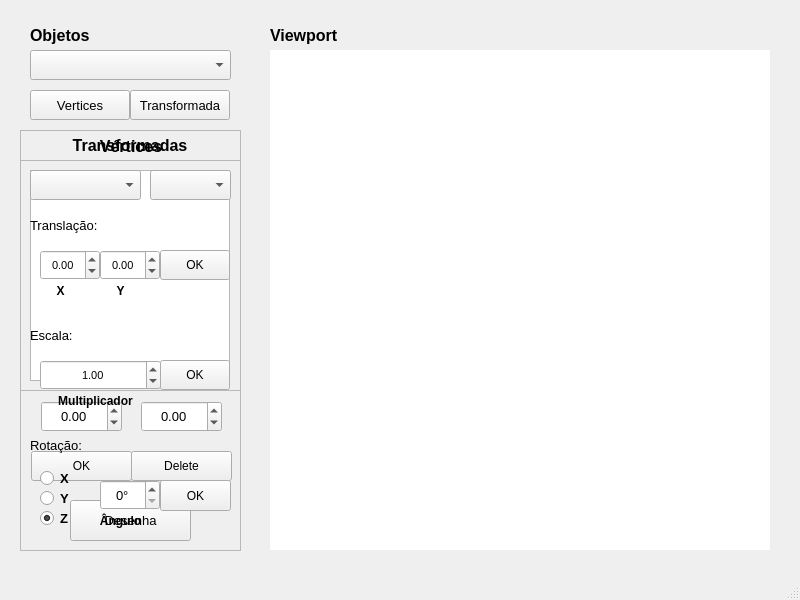
<?xml version="1.0" encoding="UTF-8"?>
<ui version="4.0">
 <class>MainWindow</class>
 <widget class="QMainWindow" name="MainWindow">
  <property name="enabled">
   <bool>true</bool>
  </property>
  <property name="geometry">
   <rect>
    <x>0</x>
    <y>0</y>
    <width>800</width>
    <height>600</height>
   </rect>
  </property>
  <property name="windowTitle">
   <string>Computação Gráfica</string>
  </property>
  <widget class="QWidget" name="centralwidget">
   <widget class="QLabel" name="labelObjetos">
    <property name="geometry">
     <rect>
      <x>30</x>
      <y>20</y>
      <width>200</width>
      <height>30</height>
     </rect>
    </property>
    <property name="font">
     <font>
      <pointsize>12</pointsize>
      <weight>75</weight>
      <bold>true</bold>
     </font>
    </property>
    <property name="text">
     <string>Objetos</string>
    </property>
   </widget>
   <widget class="QComboBox" name="comboObj">
    <property name="geometry">
     <rect>
      <x>30</x>
      <y>50</y>
      <width>201</width>
      <height>30</height>
     </rect>
    </property>
   </widget>
   <widget class="QLabel" name="labelViewPort">
    <property name="geometry">
     <rect>
      <x>270</x>
      <y>20</y>
      <width>200</width>
      <height>30</height>
     </rect>
    </property>
    <property name="font">
     <font>
      <pointsize>12</pointsize>
      <weight>75</weight>
      <bold>true</bold>
     </font>
    </property>
    <property name="text">
     <string>Viewport</string>
    </property>
   </widget>
   <widget class="QPushButton" name="botaoVertices">
    <property name="geometry">
     <rect>
      <x>30</x>
      <y>90</y>
      <width>100</width>
      <height>30</height>
     </rect>
    </property>
    <property name="font">
     <font>
      <pointsize>10</pointsize>
     </font>
    </property>
    <property name="text">
     <string>Vertices</string>
    </property>
   </widget>
   <widget class="QPushButton" name="botaoTransf">
    <property name="geometry">
     <rect>
      <x>130</x>
      <y>90</y>
      <width>100</width>
      <height>30</height>
     </rect>
    </property>
    <property name="font">
     <font>
      <pointsize>10</pointsize>
     </font>
    </property>
    <property name="text">
     <string>Transformada</string>
    </property>
   </widget>
   <widget class="QFrame" name="frameVert">
    <property name="geometry">
     <rect>
      <x>20</x>
      <y>130</y>
      <width>221</width>
      <height>421</height>
     </rect>
    </property>
    <property name="styleSheet">
     <string notr="true"/>
    </property>
    <property name="frameShape">
     <enum>QFrame::StyledPanel</enum>
    </property>
    <property name="frameShadow">
     <enum>QFrame::Raised</enum>
    </property>
    <widget class="QFrame" name="framePon">
     <property name="geometry">
      <rect>
       <x>0</x>
       <y>30</y>
       <width>221</width>
       <height>231</height>
      </rect>
     </property>
     <property name="frameShape">
      <enum>QFrame::StyledPanel</enum>
     </property>
     <property name="frameShadow">
      <enum>QFrame::Raised</enum>
     </property>
     <widget class="QListWidget" name="listWP">
      <property name="geometry">
       <rect>
        <x>10</x>
        <y>10</y>
        <width>200</width>
        <height>211</height>
       </rect>
      </property>
     </widget>
    </widget>
    <widget class="QPushButton" name="botaoDelete">
     <property name="geometry">
      <rect>
       <x>111</x>
       <y>321</y>
       <width>101</width>
       <height>30</height>
      </rect>
     </property>
     <property name="text">
      <string>Delete</string>
     </property>
    </widget>
    <widget class="QDoubleSpinBox" name="spinX">
     <property name="geometry">
      <rect>
       <x>21</x>
       <y>271</y>
       <width>81</width>
       <height>31</height>
      </rect>
     </property>
     <property name="font">
      <font>
       <pointsize>10</pointsize>
      </font>
     </property>
     <property name="locale">
      <locale language="English" country="UnitedStates"/>
     </property>
     <property name="alignment">
      <set>Qt::AlignCenter</set>
     </property>
     <property name="prefix">
      <string/>
     </property>
     <property name="minimum">
      <double>-1000.000000000000000</double>
     </property>
     <property name="maximum">
      <double>1000.000000000000000</double>
     </property>
    </widget>
    <widget class="QDoubleSpinBox" name="spinY">
     <property name="geometry">
      <rect>
       <x>121</x>
       <y>271</y>
       <width>81</width>
       <height>31</height>
      </rect>
     </property>
     <property name="font">
      <font>
       <pointsize>10</pointsize>
      </font>
     </property>
     <property name="locale">
      <locale language="English" country="UnitedStates"/>
     </property>
     <property name="alignment">
      <set>Qt::AlignCenter</set>
     </property>
     <property name="prefix">
      <string/>
     </property>
     <property name="minimum">
      <double>-1000.000000000000000</double>
     </property>
     <property name="maximum">
      <double>1000.000000000000000</double>
     </property>
    </widget>
    <widget class="QPushButton" name="botaoOk">
     <property name="geometry">
      <rect>
       <x>11</x>
       <y>321</y>
       <width>101</width>
       <height>30</height>
      </rect>
     </property>
     <property name="text">
      <string>OK</string>
     </property>
    </widget>
    <widget class="QLabel" name="labelVertices">
     <property name="geometry">
      <rect>
       <x>11</x>
       <y>1</y>
       <width>200</width>
       <height>30</height>
      </rect>
     </property>
     <property name="font">
      <font>
       <pointsize>12</pointsize>
       <weight>75</weight>
       <bold>true</bold>
      </font>
     </property>
     <property name="text">
      <string>Vértices</string>
     </property>
     <property name="alignment">
      <set>Qt::AlignCenter</set>
     </property>
    </widget>
    <widget class="QFrame" name="frameTri">
     <property name="geometry">
      <rect>
       <x>0</x>
       <y>30</y>
       <width>221</width>
       <height>231</height>
      </rect>
     </property>
     <property name="frameShape">
      <enum>QFrame::StyledPanel</enum>
     </property>
     <property name="frameShadow">
      <enum>QFrame::Raised</enum>
     </property>
     <widget class="QListWidget" name="listWT">
      <property name="geometry">
       <rect>
        <x>10</x>
        <y>10</y>
        <width>200</width>
        <height>211</height>
       </rect>
      </property>
     </widget>
    </widget>
    <widget class="QFrame" name="framePol">
     <property name="geometry">
      <rect>
       <x>0</x>
       <y>30</y>
       <width>221</width>
       <height>231</height>
      </rect>
     </property>
     <property name="frameShape">
      <enum>QFrame::StyledPanel</enum>
     </property>
     <property name="frameShadow">
      <enum>QFrame::Raised</enum>
     </property>
     <widget class="QListWidget" name="listWF">
      <property name="geometry">
       <rect>
        <x>10</x>
        <y>10</y>
        <width>200</width>
        <height>211</height>
       </rect>
      </property>
     </widget>
    </widget>
    <widget class="QPushButton" name="botaoDesenha">
     <property name="geometry">
      <rect>
       <x>50</x>
       <y>370</y>
       <width>121</width>
       <height>41</height>
      </rect>
     </property>
     <property name="font">
      <font>
       <pointsize>10</pointsize>
      </font>
     </property>
     <property name="text">
      <string>Desenha</string>
     </property>
    </widget>
   </widget>
   <widget class="QFrame" name="frameTransf">
    <property name="geometry">
     <rect>
      <x>20</x>
      <y>130</y>
      <width>221</width>
      <height>421</height>
     </rect>
    </property>
    <property name="frameShape">
     <enum>QFrame::StyledPanel</enum>
    </property>
    <property name="frameShadow">
     <enum>QFrame::Raised</enum>
    </property>
    <widget class="QLabel" name="labelTransf">
     <property name="geometry">
      <rect>
       <x>10</x>
       <y>0</y>
       <width>200</width>
       <height>30</height>
      </rect>
     </property>
     <property name="font">
      <font>
       <pointsize>12</pointsize>
       <weight>75</weight>
       <bold>true</bold>
      </font>
     </property>
     <property name="text">
      <string>Transformadas</string>
     </property>
     <property name="alignment">
      <set>Qt::AlignCenter</set>
     </property>
    </widget>
    <widget class="QLabel" name="labelTranslate">
     <property name="geometry">
      <rect>
       <x>10</x>
       <y>80</y>
       <width>71</width>
       <height>30</height>
      </rect>
     </property>
     <property name="font">
      <font>
       <pointsize>10</pointsize>
       <weight>50</weight>
       <bold>false</bold>
      </font>
     </property>
     <property name="text">
      <string>Translação:</string>
     </property>
     <property name="alignment">
      <set>Qt::AlignLeading|Qt::AlignLeft|Qt::AlignVCenter</set>
     </property>
    </widget>
    <widget class="QDoubleSpinBox" name="spinXT">
     <property name="geometry">
      <rect>
       <x>20</x>
       <y>120</y>
       <width>60</width>
       <height>30</height>
      </rect>
     </property>
     <property name="font">
      <font>
       <pointsize>8</pointsize>
       <weight>50</weight>
       <bold>false</bold>
      </font>
     </property>
     <property name="locale">
      <locale language="English" country="UnitedStates"/>
     </property>
     <property name="alignment">
      <set>Qt::AlignCenter</set>
     </property>
     <property name="prefix">
      <string/>
     </property>
     <property name="minimum">
      <double>-1000.000000000000000</double>
     </property>
     <property name="maximum">
      <double>1000.000000000000000</double>
     </property>
    </widget>
    <widget class="QPushButton" name="botaoOkT">
     <property name="geometry">
      <rect>
       <x>140</x>
       <y>120</y>
       <width>70</width>
       <height>30</height>
      </rect>
     </property>
     <property name="font">
      <font>
       <weight>50</weight>
       <bold>false</bold>
      </font>
     </property>
     <property name="text">
      <string>OK</string>
     </property>
    </widget>
    <widget class="QLabel" name="labelRotate">
     <property name="geometry">
      <rect>
       <x>10</x>
       <y>300</y>
       <width>71</width>
       <height>30</height>
      </rect>
     </property>
     <property name="font">
      <font>
       <pointsize>10</pointsize>
       <weight>50</weight>
       <bold>false</bold>
      </font>
     </property>
     <property name="text">
      <string>Rotação:</string>
     </property>
     <property name="alignment">
      <set>Qt::AlignLeading|Qt::AlignLeft|Qt::AlignVCenter</set>
     </property>
    </widget>
    <widget class="QLabel" name="labelXT">
     <property name="geometry">
      <rect>
       <x>20</x>
       <y>150</y>
       <width>41</width>
       <height>21</height>
      </rect>
     </property>
     <property name="font">
      <font>
       <weight>75</weight>
       <bold>true</bold>
      </font>
     </property>
     <property name="text">
      <string>X</string>
     </property>
     <property name="alignment">
      <set>Qt::AlignCenter</set>
     </property>
    </widget>
    <widget class="QLabel" name="labelYT">
     <property name="geometry">
      <rect>
       <x>80</x>
       <y>150</y>
       <width>41</width>
       <height>21</height>
      </rect>
     </property>
     <property name="font">
      <font>
       <weight>75</weight>
       <bold>true</bold>
      </font>
     </property>
     <property name="text">
      <string>Y</string>
     </property>
     <property name="alignment">
      <set>Qt::AlignCenter</set>
     </property>
    </widget>
    <widget class="QLabel" name="labelScale">
     <property name="geometry">
      <rect>
       <x>10</x>
       <y>190</y>
       <width>71</width>
       <height>30</height>
      </rect>
     </property>
     <property name="font">
      <font>
       <pointsize>10</pointsize>
       <weight>50</weight>
       <bold>false</bold>
      </font>
     </property>
     <property name="text">
      <string>Escala:</string>
     </property>
     <property name="alignment">
      <set>Qt::AlignLeading|Qt::AlignLeft|Qt::AlignVCenter</set>
     </property>
    </widget>
    <widget class="QDoubleSpinBox" name="spinXS">
     <property name="geometry">
      <rect>
       <x>20</x>
       <y>230</y>
       <width>121</width>
       <height>30</height>
      </rect>
     </property>
     <property name="font">
      <font>
       <pointsize>8</pointsize>
       <weight>50</weight>
       <bold>false</bold>
      </font>
     </property>
     <property name="locale">
      <locale language="English" country="UnitedStates"/>
     </property>
     <property name="alignment">
      <set>Qt::AlignCenter</set>
     </property>
     <property name="prefix">
      <string/>
     </property>
     <property name="minimum">
      <double>-1000.000000000000000</double>
     </property>
     <property name="maximum">
      <double>1000.000000000000000</double>
     </property>
     <property name="value">
      <double>1.000000000000000</double>
     </property>
    </widget>
    <widget class="QLabel" name="labelXS">
     <property name="geometry">
      <rect>
       <x>20</x>
       <y>260</y>
       <width>111</width>
       <height>21</height>
      </rect>
     </property>
     <property name="font">
      <font>
       <weight>75</weight>
       <bold>true</bold>
      </font>
     </property>
     <property name="text">
      <string>Multiplicador</string>
     </property>
     <property name="alignment">
      <set>Qt::AlignCenter</set>
     </property>
    </widget>
    <widget class="QPushButton" name="botaoOkS">
     <property name="geometry">
      <rect>
       <x>140</x>
       <y>230</y>
       <width>70</width>
       <height>30</height>
      </rect>
     </property>
     <property name="font">
      <font>
       <weight>50</weight>
       <bold>false</bold>
      </font>
     </property>
     <property name="text">
      <string>OK</string>
     </property>
    </widget>
    <widget class="QRadioButton" name="radioButtonX">
     <property name="geometry">
      <rect>
       <x>20</x>
       <y>340</y>
       <width>41</width>
       <height>17</height>
      </rect>
     </property>
     <property name="font">
      <font>
       <pointsize>10</pointsize>
       <weight>75</weight>
       <bold>true</bold>
      </font>
     </property>
     <property name="text">
      <string>X</string>
     </property>
    </widget>
    <widget class="QRadioButton" name="radioButtonY">
     <property name="geometry">
      <rect>
       <x>20</x>
       <y>360</y>
       <width>41</width>
       <height>17</height>
      </rect>
     </property>
     <property name="font">
      <font>
       <pointsize>10</pointsize>
       <weight>75</weight>
       <bold>true</bold>
      </font>
     </property>
     <property name="text">
      <string>Y</string>
     </property>
    </widget>
    <widget class="QRadioButton" name="radioButtonZ">
     <property name="geometry">
      <rect>
       <x>20</x>
       <y>380</y>
       <width>41</width>
       <height>17</height>
      </rect>
     </property>
     <property name="font">
      <font>
       <pointsize>10</pointsize>
       <weight>75</weight>
       <bold>true</bold>
      </font>
     </property>
     <property name="text">
      <string>Z</string>
     </property>
     <property name="checked">
      <bool>true</bool>
     </property>
    </widget>
    <widget class="QSpinBox" name="spinAngle">
     <property name="geometry">
      <rect>
       <x>80</x>
       <y>350</y>
       <width>60</width>
       <height>30</height>
      </rect>
     </property>
     <property name="font">
      <font>
       <pointsize>10</pointsize>
      </font>
     </property>
     <property name="alignment">
      <set>Qt::AlignCenter</set>
     </property>
     <property name="suffix">
      <string>°</string>
     </property>
     <property name="maximum">
      <number>359</number>
     </property>
    </widget>
    <widget class="QLabel" name="labelAngle">
     <property name="geometry">
      <rect>
       <x>80</x>
       <y>380</y>
       <width>41</width>
       <height>21</height>
      </rect>
     </property>
     <property name="font">
      <font>
       <weight>75</weight>
       <bold>true</bold>
      </font>
     </property>
     <property name="text">
      <string>Ângulo</string>
     </property>
     <property name="alignment">
      <set>Qt::AlignCenter</set>
     </property>
    </widget>
    <widget class="QPushButton" name="botaoOkR">
     <property name="geometry">
      <rect>
       <x>140</x>
       <y>350</y>
       <width>71</width>
       <height>31</height>
      </rect>
     </property>
     <property name="font">
      <font>
       <weight>50</weight>
       <bold>false</bold>
      </font>
     </property>
     <property name="text">
      <string>OK</string>
     </property>
    </widget>
    <widget class="QDoubleSpinBox" name="spinYT">
     <property name="geometry">
      <rect>
       <x>80</x>
       <y>120</y>
       <width>60</width>
       <height>30</height>
      </rect>
     </property>
     <property name="font">
      <font>
       <pointsize>8</pointsize>
      </font>
     </property>
     <property name="locale">
      <locale language="English" country="UnitedStates"/>
     </property>
     <property name="alignment">
      <set>Qt::AlignCenter</set>
     </property>
     <property name="prefix">
      <string/>
     </property>
     <property name="minimum">
      <double>-1000.000000000000000</double>
     </property>
     <property name="maximum">
      <double>1000.000000000000000</double>
     </property>
    </widget>
    <widget class="QComboBox" name="comboForma">
     <property name="geometry">
      <rect>
       <x>10</x>
       <y>40</y>
       <width>111</width>
       <height>30</height>
      </rect>
     </property>
    </widget>
    <widget class="QComboBox" name="comboID">
     <property name="geometry">
      <rect>
       <x>130</x>
       <y>40</y>
       <width>81</width>
       <height>30</height>
      </rect>
     </property>
    </widget>
   </widget>
   <widget class="QWidget" name="viewPort" native="true">
    <property name="geometry">
     <rect>
      <x>270</x>
      <y>50</y>
      <width>500</width>
      <height>500</height>
     </rect>
    </property>
    <property name="styleSheet">
     <string notr="true">background-color: rgb(255, 255, 255);</string>
    </property>
   </widget>
  </widget>
  <widget class="QStatusBar" name="statusbar"/>
 </widget>
 <resources/>
 <connections/>
</ui>
